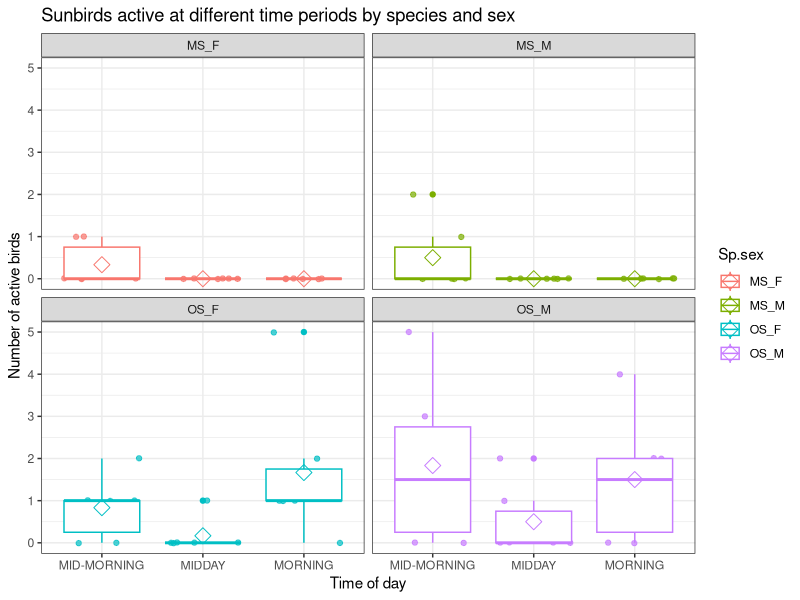

Reproduce this figure in R.
## ---- chunk 1
library(dplyr)
library(ggplot2)
library(tidyverse)
## ---- chunk 2

#Read the data in
Sunbirds.rep <- read_csv("Data.csv")

#Print a summary of the data
Sunbirds.rep
## ---- chunk 3

Sunbirds.mutate <- Sunbirds.rep %>% 
              mutate("Active_birds" = feeding + flying + resting + preening + calling + chasing) %>%
   select("species", "sex", "time_of_day", "Active_birds")

Sunbirds.mutate
## ---- chunk 4

Sunbirds.tidy <- Sunbirds.mutate %>%
                    unite("Sp.sex", species:sex, sep = "_")
  
Sunbirds.tidy
## ---- chunk 5

ggplot.Sunbirds <- Sunbirds.tidy %>% 
  ggplot(aes(time_of_day, Active_birds, colour = Sp.sex)) +
  geom_jitter(height = 0.01, alpha = 0.7) +
  facet_wrap(~Sp.sex , nrow=2) + 
  labs(x = "Time of day",
       y= "Number of active birds",
       title="Sunbirds active at different time periods by species and sex") +
  theme_bw() + geom_boxplot() +
  stat_summary(fun=mean, geom="point", shape=23, size=4)


ggplot.Sunbirds
